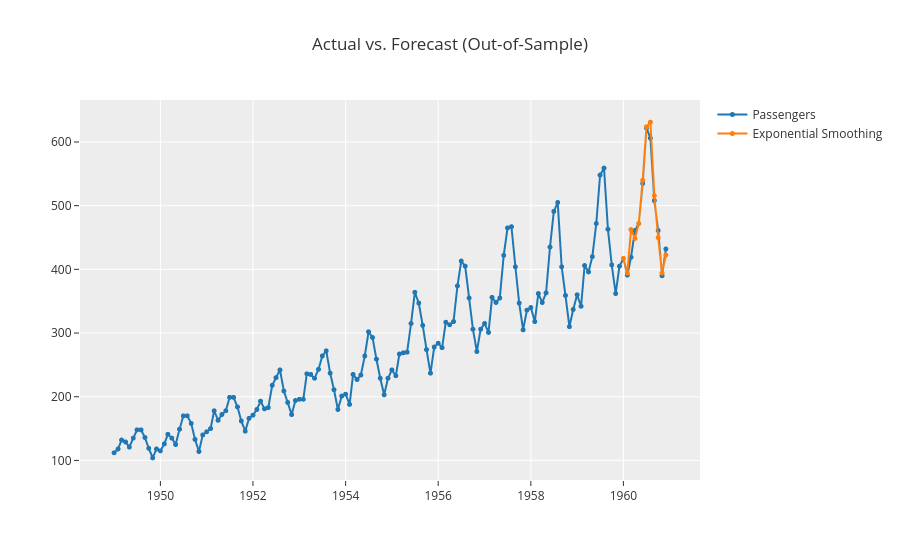

Notebook source saved alongside this figure:
### Code cell
plot_model(model,plot='forecast')

### Figure 1 — Plotly figure (JSON) as saved in the notebook; plotly's stock layout.template omitted (floating-point values rounded to 4 significant figures; data arrays with more than 128 entries replaced by an {"elided": "..."} marker saying what was removed)
{"data": [{"line": {"color": "rgb(31, 119, 180)", "width": 2}, "marker": {"color": "rgb(31, 119, 180)", "size": 5}, "mode": "lines+markers", "name": "Passengers", "type": "scattergl", "x": {"elided": "144 str values"}, "xaxis": "x", "y": {"elided": "144 int values"}, "yaxis": "y"}, {"line": {"color": "rgb(255, 127, 14)", "width": 2}, "marker": {"color": "rgb(255, 127, 14)", "size": 5}, "mode": "lines+markers", "name": "Exponential Smoothing", "type": "scattergl", "x": {"elided": "144 str values"}, "xaxis": "x", "y": {"elided": "144 float values"}, "yaxis": "y"}], "layout": {"showlegend": true, "title": {"text": "Actual vs. Forecast (Out-of-Sample)"}, "xaxis": {"anchor": "y", "domain": [0, 1]}, "yaxis": {"anchor": "x", "domain": [0, 1]}}}
